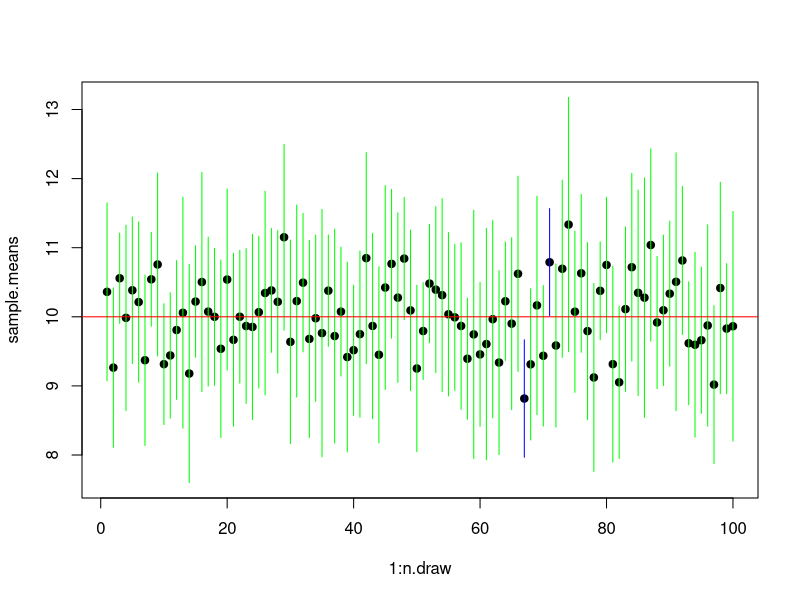
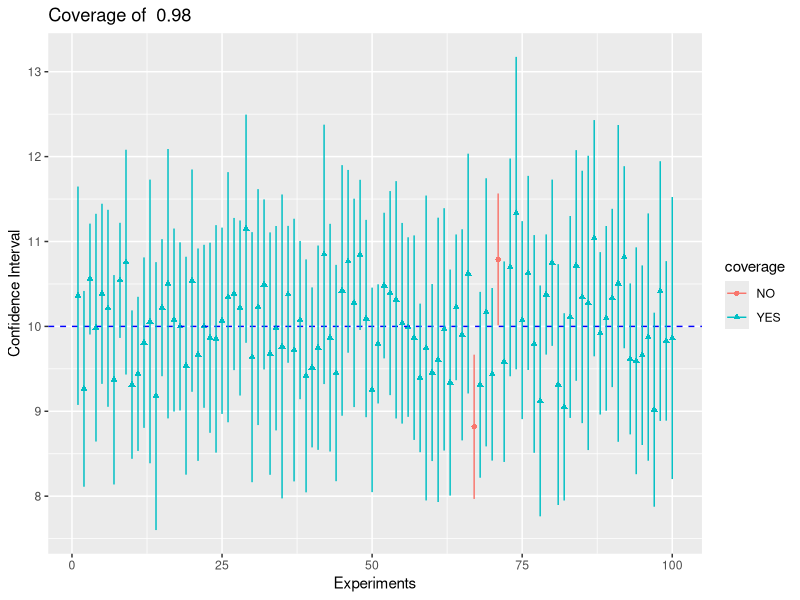
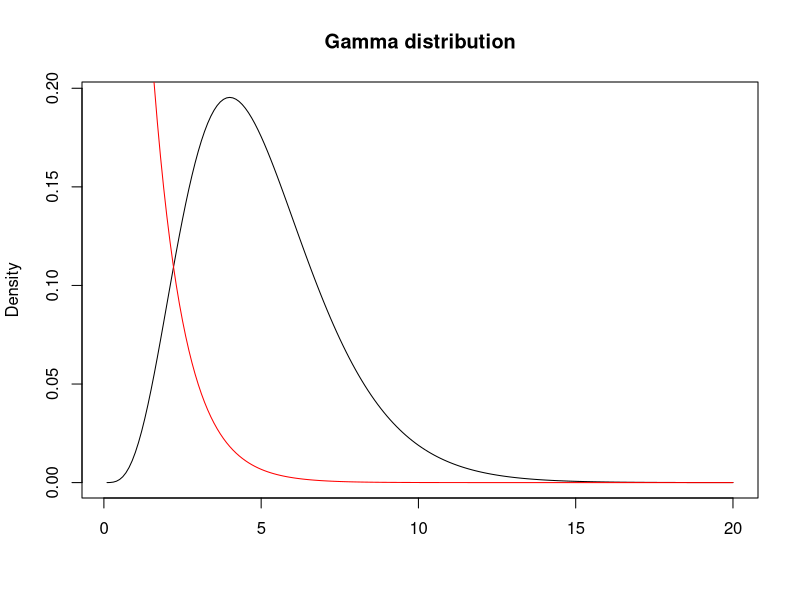
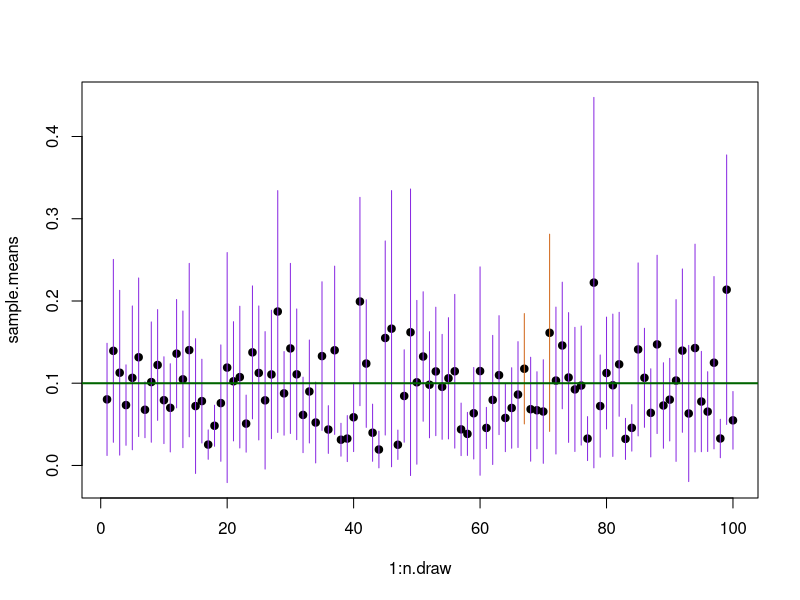
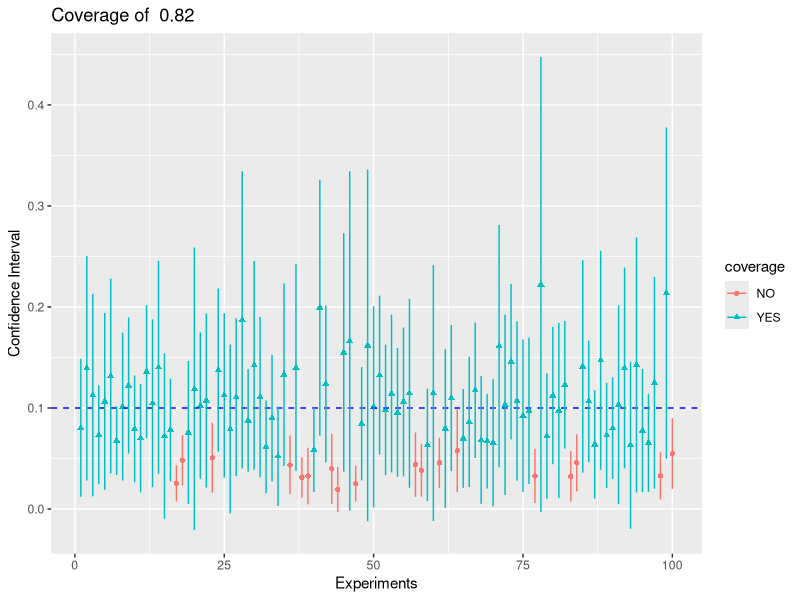
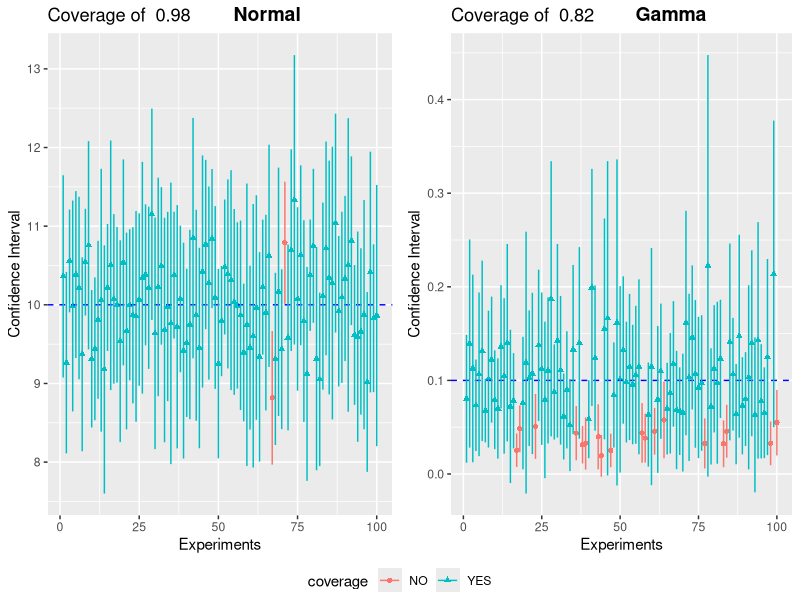

Recreate these plots in R, in order.
#Building confidence intervals
#Simulation study
set.seed(123)
#Gaussian population parameters
mu<-10
sigma2<-3

#sample size
n<-10
###################################################
#CI based on one sample
#drawing a sample 
x<-rnorm(n,mu,sqrt(sigma2))

#confidence level (1-alpha)
alpha<-.05

#n is small and the population variance is estimated by s2.tilde
#=> the CI is built using the quantile's of the Student's t distribution
t.alpha.half<-qt(1-alpha/2,n-1)

x.bar<-mean(x)
s2.tilde<-var(x)
LL<-x.bar-t.alpha.half*sqrt(s2.tilde/n)
UL<-x.bar+t.alpha.half*sqrt(s2.tilde/n)

cbind(LL,UL)

#A simulation study: sampling distribution of the CI
##number of samples drawn from the sample space
n.draw <- 100

sample.means<-rep(NA,n.draw)
sample.variances<-rep(NA,n.draw)
lower.limits<-rep(NA,n.draw)
upper.limits<-rep(NA,n.draw)



for(i in 1:n.draw){
  x<-rnorm(n,mu,sqrt(sigma2))
  sample.means[i]<-mean(x)
  sample.variances[i]<-var(x)
  lower.limits[i]<-mean(x)-t.alpha.half*sqrt(var(x)/n)
  upper.limits[i]<-mean(x)+t.alpha.half*sqrt(var(x)/n)
}


#Computing the coverage probability via simulation
cover<-ifelse(lower.limits<mu & upper.limits>mu,1,0)
mean(cover)

cols<-c("blue","green")

windows()
plot(1:n.draw,sample.means,ylim=c(min(lower.limits), 
                                  max(upper.limits)),pch=19) # see for exaple: 
#http://www.endmemo.com/program/R/pchsymbols.php
segments(1:n.draw,lower.limits,
         1:n.draw,upper.limits,
         col=cols[cover+1])
abline(h=mu,col="red")



### with ggplot
# prepare the data
df <- data.frame(iter = 1:n.draw, means = sample.means, LB = lower.limits, 
                 UB = upper.limits, cover = as.factor(cover))


require(ggplot2)
b <- ggplot(df, aes(x=iter, y=means, color = cover, shape=cover)) +   geom_point() + 
  labs(x="Experiments", y="Confidence Interval") +scale_colour_discrete(name = "coverage", labels=c("NO","YES")) + 
  scale_shape_discrete(name = "coverage", labels=c("NO", "YES")) + 
  geom_hline(aes(yintercept=mu),colour="blue", linetype="dashed") + ggtitle(paste("Coverage of ", mean(cover)))




b <- b + geom_segment(aes(x = iter, y = LB, xend = iter, yend=UB , colour = cover), data= df)
windows()
b


#Sampling from a Gamma distribution

# an example of Gamma distribution with shape = 5 and scale = 1
xg <- seq(0.1, 20, by = .1)
yg <- dgamma(xg, shape = 5, scale = 1) # check ?dgamma
plot(xg,yg , type='l', main= "Gamma distribution", ylab = "Density",xlab = "")
lines(xg, dexp(xg, rate = 1), col = "red") # Exponential distribution
# we will use alpha = .1 --> skewed distribution
# parameters of the gamma distribution
alpha.gamma<-.1
beta.gamma<-1
mu.gamma<-alpha.gamma/beta.gamma

#sample size
n<-50

alpha<-.05
z.alpha.half<-qnorm(1-alpha/2)


n.draw<-100

sample.means<-rep(NA,n.draw)
sample.variances<-rep(NA,n.draw)
lower.limits<-rep(NA,n.draw)
upper.limits<-rep(NA,n.draw)

for(i in 1:n.draw){
  x<-rgamma(n,alpha.gamma,beta.gamma)
  sample.means[i]<-mean(x)
  sample.variances[i]<-var(x)
  lower.limits[i]<-mean(x)-z.alpha.half*sqrt(var(x)/n)
  upper.limits[i]<-mean(x)+z.alpha.half*sqrt(var(x)/n)
}



#Undercoverage: the population is skewed, the Gaussian approximation
#is not accurate for n=50
cover.g<-ifelse(lower.limits<mu.gamma & upper.limits>mu.gamma,1,0)
mean(cover.g)

cols<-c("chocolate", "blueviolet")

windows()
plot(1:n.draw,sample.means,ylim=c(min(lower.limits), 
                                  max(upper.limits)),pch=19) 
segments(1:n.draw,lower.limits,
         1:n.draw,upper.limits,
         col=cols[cover+1])
abline(h=mu.gamma,col="darkgreen", lwd= 2)


df <- data.frame(iter = 1:n.draw, means = sample.means, LB = lower.limits, 
                 UB = upper.limits, cover = as.factor(cover.g))


bg <- ggplot(df, aes(x=iter, y=means, color = cover, shape=cover)) +   geom_point() + 
  labs(x="Experiments", y="Confidence Interval") +scale_colour_discrete(name = "coverage", labels=c("NO","YES")) + 
  scale_shape_discrete(name = "coverage", labels=c("NO","YES")) + 
  geom_hline(aes(yintercept=mu.gamma),colour="blue", linetype="dashed") + ggtitle(paste("Coverage of ", mean(cover.g)))

bg <- bg + geom_segment(aes(x = iter, y = LB, xend = iter, yend=UB , colour = cover), data= df) #+ 

windows()
bg

require(ggpubr)
windows()
ggarrange(b, bg, common.legend = T, legend = "bottom", labels = c("Normal", "Gamma"), label.x = 0.5)